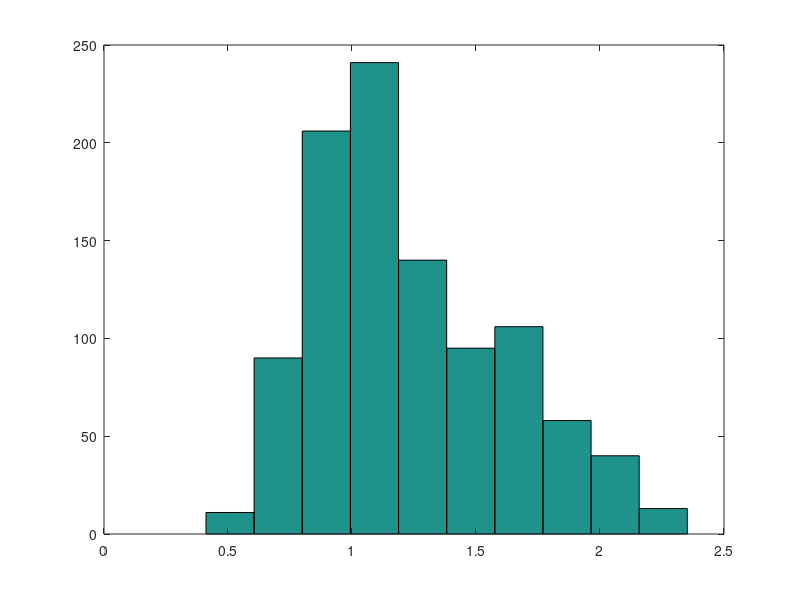

MATLAB code to generate this figure:
function main
    
data = csvread('fische.csv')
hist(data)
mittel=mean(data);
mu1=1;
sigma1=0.2;
mu2=1.6;
sigma2=0.3;


%% Erste Schätzung der Mittelwerte: Fisch 1 ca: 
%% Mittelwert über alle Fische: 1.2321
%% Mittelwert über die Erwartungswerte= 2.6/2=1.3
%% ist also relativ ähnlich zum Gesamterwartungswert, die Mittelwerte scheinen verlässlich zu sein.




end
%% c)1.
function p = likelihood_lachs(x)
p = normpdf(x, 1.6, 0.3)
end

function p = likelihood_barsch(x)
p = normpdf(x, 1, 0.2)
end

function e =evidence(x)
 0.5 * likelihood_lachs(x) + 0.5 * likelihood_barsch(x)
end

function a_posteriori_lachs(x)
  (likelihood_lachs(x) * 0.5) / evidence(c)
end
